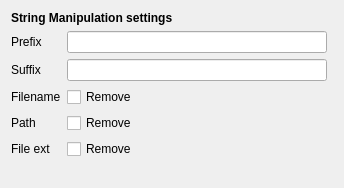
<?xml version="1.0" encoding="UTF-8"?>
<ui version="4.0">
 <class>StringManipSettingsView</class>
 <widget class="QWidget" name="StringManipSettingsView">
  <property name="geometry">
   <rect>
    <x>0</x>
    <y>0</y>
    <width>344</width>
    <height>188</height>
   </rect>
  </property>
  <property name="windowTitle">
   <string>Form</string>
  </property>
  <layout class="QVBoxLayout" name="verticalLayout">
   <item>
    <layout class="QGridLayout" name="gridLayout_2">
     <item row="1" column="0">
      <widget class="QLabel" name="prefix_label">
       <property name="text">
        <string>Prefix</string>
       </property>
      </widget>
     </item>
     <item row="7" column="1">
      <widget class="QCheckBox" name="ext_rm_checkBox">
       <property name="toolTip">
        <string>Check to remove the &quot;.ext&quot; from the input string.</string>
       </property>
       <property name="text">
        <string>Remove</string>
       </property>
      </widget>
     </item>
     <item row="2" column="0">
      <widget class="QLabel" name="suffix_label">
       <property name="text">
        <string>Suffix</string>
       </property>
      </widget>
     </item>
     <item row="6" column="1">
      <widget class="QCheckBox" name="path_rm_checkBox">
       <property name="toolTip">
        <string>Check to remove any characters before the last '/' from the input string.</string>
       </property>
       <property name="text">
        <string>Remove</string>
       </property>
      </widget>
     </item>
     <item row="7" column="0">
      <widget class="QLabel" name="file_ext_label">
       <property name="text">
        <string>File ext</string>
       </property>
      </widget>
     </item>
     <item row="6" column="0">
      <widget class="QLabel" name="label">
       <property name="text">
        <string>Path</string>
       </property>
      </widget>
     </item>
     <item row="2" column="1">
      <widget class="QLineEdit" name="suffix_lineedit">
       <property name="toolTip">
        <string>String added to the end of the input string.</string>
       </property>
      </widget>
     </item>
     <item row="0" column="0" colspan="3">
      <widget class="QLabel" name="title">
       <property name="font">
        <font>
         <weight>75</weight>
         <bold>true</bold>
        </font>
       </property>
       <property name="text">
        <string>String Manipulation settings</string>
       </property>
      </widget>
     </item>
     <item row="1" column="1">
      <widget class="QLineEdit" name="prefix_lineedit">
       <property name="toolTip">
        <string>String added at the beginning the input string.</string>
       </property>
      </widget>
     </item>
     <item row="5" column="0">
      <widget class="QLabel" name="label_2">
       <property name="text">
        <string>Filename</string>
       </property>
      </widget>
     </item>
     <item row="5" column="1">
      <widget class="QCheckBox" name="filename_rm_checkBox">
       <property name="text">
        <string>Remove</string>
       </property>
      </widget>
     </item>
    </layout>
   </item>
   <item>
    <spacer name="verticalSpacer">
     <property name="orientation">
      <enum>Qt::Vertical</enum>
     </property>
     <property name="sizeHint" stdset="0">
      <size>
       <width>20</width>
       <height>36</height>
      </size>
     </property>
    </spacer>
   </item>
  </layout>
 </widget>
 <resources/>
 <connections/>
 <slots>
  <slot>on_choose()</slot>
  <slot>on_input_format_changed()</slot>
 </slots>
</ui>
